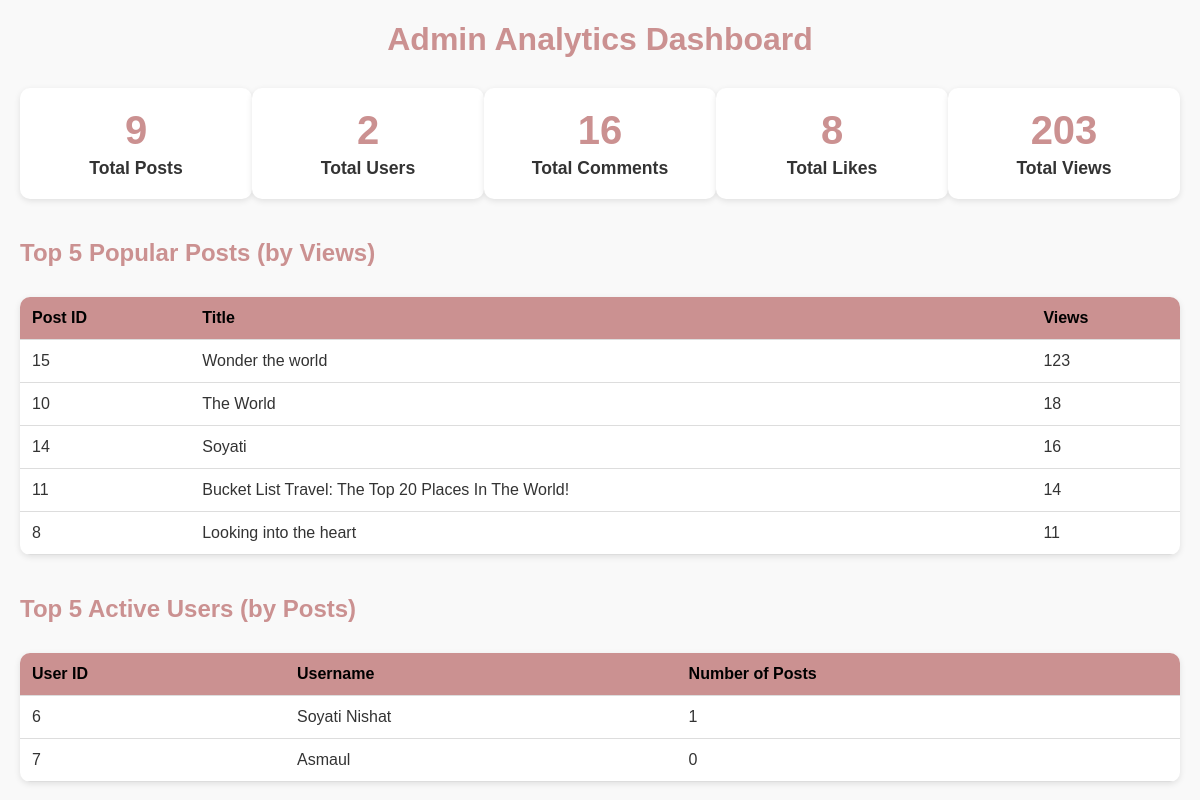
The app's page /admin/analytics-blog.php, older data.
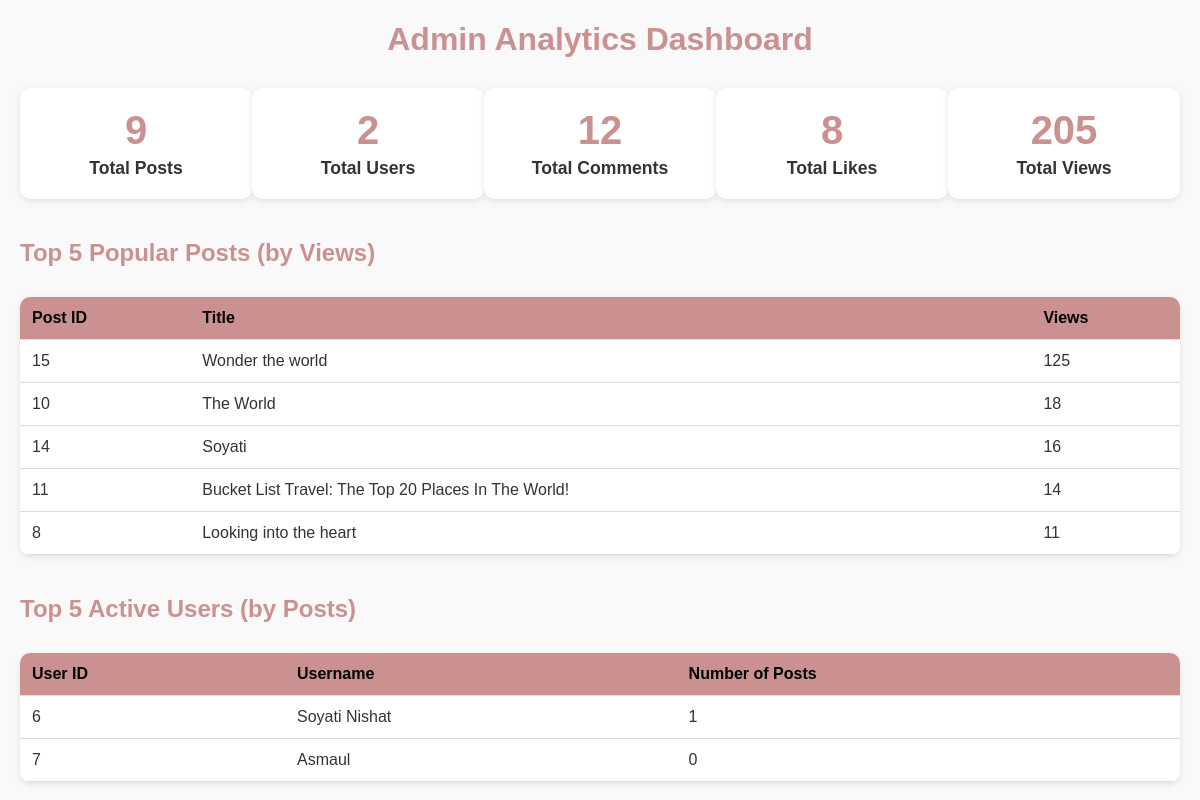
The same page, newer data.
### tables this page shows
CREATE TABLE `posts` (
  `id` int(11) NOT NULL,
  `user_id` int(11) DEFAULT NULL,
  `title` varchar(255) NOT NULL,
  `content` text NOT NULL,
  `image` varchar(255) DEFAULT NULL,
  `category_id` int(11) DEFAULT NULL,
  `status` enum('draft','published','archived') DEFAULT 'published',
  `created_at` timestamp NOT NULL DEFAULT current_timestamp(),
  `updated_at` timestamp NOT NULL DEFAULT current_timestamp() ON UPDATE current_timestamp(),
  `views` int(11) NOT NULL DEFAULT 0,
  `author` varchar(255) NOT NULL DEFAULT 'Admin'
);

### admin/analytics-blog.php (the view, shortened to what this page needs)
<?php
require_once '../php/config.php';
$totalPosts = $conn->query("SELECT COUNT(*) AS count FROM posts")->fetch_assoc()['count'];
$totalUsers = $conn->query("SELECT COUNT(*) AS count FROM users")->fetch_assoc()['count'];
$totalComments = $conn->query("SELECT COUNT(*) AS count FROM comments")->fetch_assoc()['count'];
$totalLikes = $conn->query("SELECT COUNT(*) AS count FROM likes")->fetch_assoc()['count'];
$totalViews = $conn->query("SELECT SUM(views) AS total FROM posts")->fetch_assoc()['total'] ?? 0;
$popularPosts = $conn->query("SELECT id, title, views FROM posts ORDER BY views DESC LIMIT 5");
$activeUsers = $conn->query("
    SELECT u.id, u.username, COUNT(p.id) AS post_count
    FROM users u
    LEFT JOIN posts p ON u.id = p.user_id
    GROUP BY u.id
    ORDER BY post_count DESC
    LIMIT 5
");
?>
<!DOCTYPE html>
<html lang="en">
<head>
</head>
<body>
    <h1>Admin Analytics Dashboard</h1>
    <div class="metrics">
        <div class="metric-box">
            <h2><?= $totalPosts ?></h2>
            <p>Total Posts</p>
        </div>
        <div class="metric-box">
            <h2><?= $totalUsers ?></h2>
            <p>Total Users</p>
        </div>
        <div class="metric-box">
            <h2><?= $totalComments ?></h2>
            <p>Total Comments</p>
        </div>
        <div class="metric-box">
            <h2><?= $totalLikes ?></h2>
            <p>Total Likes</p>
        </div>
        <div class="metric-box">
            <h2><?= $totalViews ?></h2>
            <p>Total Views</p>
        </div>
    </div>
    <div>
        <h2 class="section-title">Top 5 Popular Posts (by Views)</h2>
        <table>
            <thead>
                <tr><th>Post ID</th><th>Title</th><th>Views</th></tr>
            </thead>
            <tbody>
                <?php while($post = $popularPosts->fetch_assoc()): ?>
                    <tr>
                        <td><?= htmlspecialchars($post['id']) ?></td>
                        <td><?= htmlspecialchars($post['title']) ?></td>
                        <td><?= htmlspecialchars($post['views']) ?></td>
                    </tr>
                <?php endwhile; ?>
            </tbody>
        </table>
    </div>
    <div>
        <h2 class="section-title">Top 5 Active Users (by Posts)</h2>
        <table>
            <thead>
                <tr><th>User ID</th><th>Username</th><th>Number of Posts</th></tr>
            </thead>
            <tbody>
                <?php while($user = $activeUsers->fetch_assoc()): ?>
                    <tr>
                        <td><?= htmlspecialchars($user['id']) ?></td>
                        <td><?= htmlspecialchars($user['username']) ?></td>
                        <td><?= htmlspecialchars($user['post_count']) ?></td>
                    </tr>
                <?php endwhile; ?>
            </tbody>
        </table>
    </div>
</body>
</html>

Row changes from the older to the newer data that the page shows:
changed posts "Wonder the world": views "123" → "125"
Text that changed along with them:
$totalComments: "16" → "12"
$totalViews: "203" → "205"
